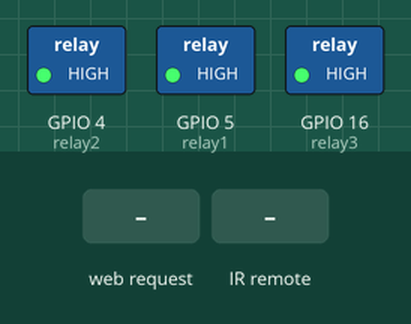
This sketch was run on a simulated ESP8266 (NodeMCU). Parts: switched loads named in the sketch (green lamp = pin HIGH). The inputs (shaded band) are chosen by the test bench. WiFi joins after 1.5 s; servers stay silent unless stated; network time is answered at once with the bench clock; EEPROM starts erased; what the sketch prints to the serial monitor is not drawn.

Above: at 2.7 s.
2.8 s: HTTP request GET /bleu received
At 3.7 s:
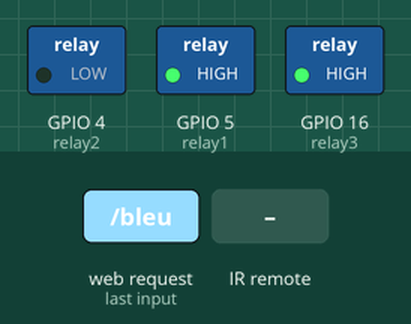
4.3 s: infrared code 0x155154 received
At 4.8 s:
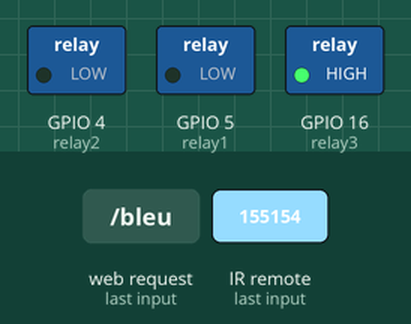
5.8 s: HTTP request GET /noir received
At 6.1 s:
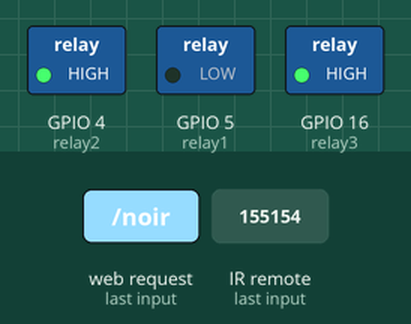
7.3 s: infrared code 0x155514 received
At 8.7 s:
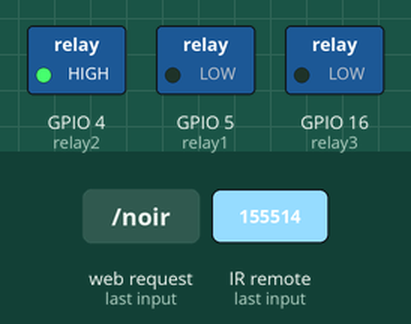
9.3 s: infrared code 0x154554 received
At 10.7 s:
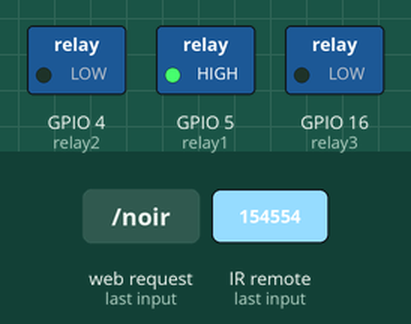
11.8 s: HTTP request GET /neutre received
At 13.1 s:
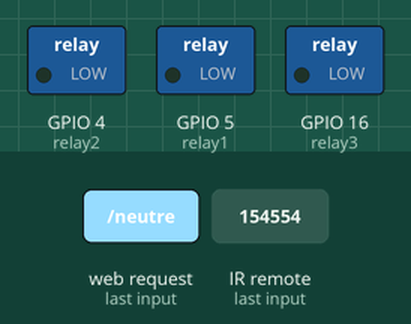
Timing chart, 0 to 14.3 s (numbered marks = the images above; inputs shaded):
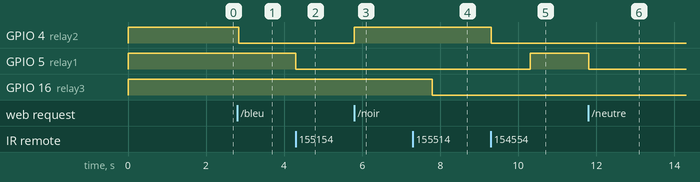

Measured:
- after the input at 2.8 s, GPIO 4 (relay2): HIGH → LOW at once
- after the input at 4.3 s, GPIO 5 (relay1): HIGH → LOW at once
- after the input at 5.8 s, GPIO 4 (relay2): LOW → HIGH at once
- after the input at 7.3 s, GPIO 16 (relay3): HIGH → LOW after 0.50 s
- after the input at 9.3 s, GPIO 4 (relay2): HIGH → LOW at once; GPIO 5 (relay1): LOW → HIGH after 1.0 s
- after the input at 11.8 s, GPIO 5 (relay1): HIGH → LOW at once

The sketch:

pool.ino
```cpp
  #include <ESP8266WiFi.h>
  #include <NTPClient.h>
  #include <WiFiUdp.h>
  #include <RCSwitch.h>
  #include <EEPROM.h>
WiFiUDP ntpUDP;
NTPClient timeClient(ntpUDP, "pool.ntp.org");
// Replace with your network credentials
const char* ssid = ""; // Input your wifi network name
const char* password = ""; // Input your wifi password

// Set web server port number to 80
WiFiServer server(80);
// Variable to store the HTTP request
String header;

// Auxiliar variables to store the current output state
int relay1State = 0;
int relay2State = 0;
int relay3State = 0;
int relaysoffState = 0;


int virtual1State = 0;
int virtual2State = 0;
int virtual3State = 0;
int virtualoffState = 0;


//heure
int interval= 5;
int interval2= 5;
int previousCounter = 5;
int currentCounter = 50;


// RF
RCSwitch RF = RCSwitch();
int onderf = 0;
int ondebleu = 1394004;
int ondeblanche = 1397076;
int ondenoir = 1397844;
int ondelampe = 1398036;
int rfpin = 14;


int relay1wantState = 0;
int relay2wantState = 0;
int relay3wantState = 0;
int relayswantoffState = 0;
unsigned long temp = 0;
unsigned long lasttemp = 0;

// Assign output variables to GPIO pins
const int relay1 = 5; // GPIO5 D1
const int relay2 = 4; // GPIO4 D2
const int relay3 = 16;
void setup() {
  Serial.begin(115200);

  RF.enableReceive(14); // PIN du receiver RF
  // Initialize the output variables as outputs
  pinMode(relay1, OUTPUT);
  pinMode(relay2, OUTPUT);
  pinMode(relay3, OUTPUT);
  // Set outputs to HIGH. relay active LOW

  // last states
  EEPROM.begin(4);//begin eeprom communication 4values
  relay1State = EEPROM.read(1);
  virtual1State = EEPROM.read(1);
  relay2State = EEPROM.read(2);
  virtual2State = EEPROM.read(2);
  relay3State = EEPROM.read(3);
  relay3wantState = EEPROM.read(3);
  relaysoffState = EEPROM.read(4);
  Serial.println(EEPROM.read(1));
  Serial.println(EEPROM.read(2));
  Serial.println(EEPROM.read(3));
  Serial.println(EEPROM.read(4));
  digitalWrite(relay1, EEPROM.read(1));
  digitalWrite(relay2, EEPROM.read(2));
  digitalWrite(relay3, EEPROM.read(3));


  // Connect to Wi-Fi network with SSID and password
  Serial.print("Connecting to ");
  Serial.println(ssid);
  WiFi.begin(ssid, password);
  while (WiFi.status() != WL_CONNECTED) {
    delay(500);
    Serial.print(".");
  }
  // Print local IP address and start web server
  Serial.println("");
  Serial.println("WiFi connected.");
  Serial.println("IP address: ");
  Serial.println(WiFi.localIP());
  server.begin();
  timeClient.begin();
  timeClient.setTimeOffset(7200);
}
void loop(){
  //WIFI reset
  currentCounter = millis();
  if (interval2 > 70000){
    Serial.println(relay1State);
    EEPROM.write(1, relay1State);
    EEPROM.write(2, relay2State);
    EEPROM.write(3, relay3State);
    EEPROM.write(4, relaysoffState);
    EEPROM.commit();
    Serial.println("suicide");
    ESP.reset();
  }
  interval = currentCounter - previousCounter;
  interval2 = interval2 + interval;

  previousCounter = currentCounter;


    //RF
  if (RF.available()) {
  // Getting RF VALUE
  onderf = RF.getReceivedValue();
  Serial.println(onderf);

  // IF value = x then do something
  if (onderf == ondebleu){
    Serial.println("ondebleu recue");
    relay1wantState = 1;
    virtual1State = 1;
    virtual2State = 0;
    virtualoffState = 0;
   }
  if (onderf == ondeblanche){
    Serial.println("onde blanche recue");
    relayswantoffState = 1;
    virtual1State = 0;
    virtual2State = 0;
    virtualoffState = 1;
   }
  if (onderf == ondenoir){
    Serial.println("onde noire recue");
    relay2wantState = 1;
    virtual1State = 0;
    virtual2State = 1;
    virtualoffState = 0;
   }
  if (onderf == ondelampe){
    Serial.println("onde lampe recue");
    if (relay3State == 1){
      relay3wantState = 0;
      delay(500);
    }
    else{
      relay3wantState = 1;
      delay(500);
    }
   }


    RF.resetAvailable();
  }


  // Bleu
  if (relay1wantState > 0) {
    relay1wantState = 0;
    if (relay2State == 0) {
    relaysoffState = 0;
    relay1State = 1;
    Serial.println("relay 2 was off putting relay 1 on");
    digitalWrite(relay1, 1);
     }

  else if (relay2State > 0) {
    Serial.println("relay 2 was on putting hem off delaying 1000ms and putting relay 1 on");
    relay2State = 0;
    relaysoffState = 0;
    relay1State = 1;
    digitalWrite(relay2, 0);
    delay(1000);
    digitalWrite(relay1, 1);
              }


            }


           // Noir
  if (relay2wantState > 0) {
    relay2wantState = 0;
    if (relay1State < 1) {
      Serial.println("relay 1 was off putting relay 2 on");
      relay2State = 1;
      relaysoffState = 0;
      digitalWrite(relay2, 1);
                }


    else if (relay1State > 0) {
      Serial.println("relay 1 was on putting hem off delaying 1000ms and putting relay 2 on");
      relay1State = 0;
      relaysoffState = 0;
      relay2State = 1;
      digitalWrite(relay1, 0);
      delay(1000);
      digitalWrite(relay2, 1);

              }
            }

            //Neutre
  if (relayswantoffState > 0) {
    relayswantoffState = 0;
    Serial.println("putting relays off");
    relay1State = 0;
    relay2State = 0;
    relaysoffState = 1;
    digitalWrite(relay1, 0);
    digitalWrite(relay2, 0);

            }


  //lampe
  if (relay3wantState > 0) {
    relay3State = 1;
    digitalWrite(relay3, 1);
    virtual3State = 1;
  }
  if (relay3wantState < 1) {
    relay3State = 0;
    digitalWrite(relay3, 0);
    virtual3State = 0;

  }


  WiFiClient client = server.available();   // Listen for incoming clients

  if (client) {                             // If a new client connects,
    Serial.println("");          // print a message out in the serial port
    String currentLine = "";                // make a String to hold incoming data from the client
    while (client.connected()) {            // loop while the client's connected
      if (client.available()) {             // if there's bytes to read from the client,
        char c = client.read();             // read a byte, then
        //Serial.write(c);                    // print it out the serial monitor
        header += c;
        if (c == '\n') {                    // if the byte is a newline character
          // if the current line is blank, you got two newline characters in a row.
          // that's the end of the client HTTP request, so send a response:
          if (currentLine.length() == 0) {
            // HTTP headers always start with a response code (e.g. HTTP/1.1 200 OK)
            // and a content-type so the client knows what's coming, then a blank line:
            client.println("HTTP/1.1 200 OK");
            client.println("Content-type:text/html");
            client.println("Connection: close");
            client.println();
            timeClient.update();


             // if they go on /var of the site then putting the var to 1
            if (header.indexOf("GET /bleu") >= 0) {
              relay1wantState = 1;
              virtual1State = 1;
              virtual2State = 0;
              virtualoffState = 0;
            }
            else if (header.indexOf("GET /noir") >= 0) {
              relay2wantState = 1;
              virtual1State = 0;
              virtual2State = 1;
              virtualoffState = 0;
            }
            else if (header.indexOf("GET /neutre") >= 0) {
              relayswantoffState = 1;
              virtual1State = 0;
              virtual2State = 0;
              virtualoffState = 1;
            }

            else if (header.indexOf("GET /lampe/alumme") >= 0) {
              relay3wantState = 1;
              virtual3State = 1;
            }
            else if (header.indexOf("GET /lampe/eteint") >= 0) {
              relay3wantState = 0;
              virtual3State = 0;
            }


            // Display the HTML web page
            client.println("<!DOCTYPE html><html>");
            client.println(" <head> <meta name=\"viewport\" content=\"width=device-width, initial-scale=1\">  <title>Volet Piscine</title>   <link rel=\"shortcut icon\"   href=\"http://limal.ml/piscine/logo.ico\" />   " );
            // CSS to style the on/off buttons
            // Feel free to change the background-color and font-size attributes to fit your preferences
            client.println("<style>html, body { font-family: Helvetica; display: block; margin: 0px auto; background-color: grey;position: fixed;}");
            client.println(".button { background-color: #35d0e8; border: none; height:25vh ;width: 70vw;         position: absolute;left: 25vw;top:5vh;  border-radius: 12px; color: white; font-size: 1000%;");
            client.println("margin: 2px; cursor: pointer;}");
            client.println(".button2 {background-color: black; height:25vh ;width: 90vw;      position: absolute;left: 5vw;top:65vh;border: none;   border-radius: 12px;color: white; font-size: 1000%;cursor: pointer;}");
            client.println(".button3 {background-color: white; height:25vh ;width: 90vw;  position: absolute;left: 5vw;top:35vh;border: none;   border-radius: 12px; color: black; font-size: 1000%;cursor: pointer;  }");


            client.println(".blampealumme {background-color: yellow; height:25vh ;width: 20vw;  position: absolute;left: 5vw;top:5vh;border: none;   border-radius: 12px; color: black; font-size: 1000%;cursor: pointer;  }");

            client.println(".blampeeteint {background-color: black; height:25vh ;width: 20vw;  position: absolute;left: 5vw;top:5vh;border: none;   border-radius: 12px; color: black; font-size: 1000%;cursor: pointer;  }");


            client.println(".textbox {width: 80px; border: 1px solid #333; padding: 16px 20px 0px 24px; background-image: linear-gradient(180deg, #fff, #ddd 40%, #ccc);}");
            //client.println(".titre {color: white;text-align: center;}");
            client.println("#container {width: 100%; height: 100%; margin-left: 5px; margin-top: 20px; padding: 10px; display: -webkit-flex; -webkit-justify-content: center; display: flex; justify-content: center;} ");

            client.println("</style></head>");


            // Web Page Heading
            //client.println("<body><h1 class=\"titre\" >Piscine</h1>");

            // Display current state, and ON/OFF buttons for GPIO 5
            client.println("<div id=\"container\">");
            // If the relay1State is off, it displays the ON button
            if (virtual1State < 1) {
              client.println("<a href=\"/bleu\"><button class=\"button\"></button></a></p>");
            } else {
              client.println("<a href=\"/bleu\"><button class=\"button button\">-></button></a></p>");
            }
            client.println("</div>");


            client.println("<div id=\"container\">");
            if (virtualoffState < 1) {
              client.println("<a href=\"/neutre\"><button class=\"button3\"></button></a></p>");
            } else {
              client.println("<a href=\"/neutre\"><button class=\"button3\">-></button></a></p>");
            }
            client.println("</div>");


            client.println("<div id=\"container\">");
            if (virtual3State < 1) {
              client.println("<a href=\"/lampe/alumme\"><button class=\"blampeeteint\"></button></a></p>");
            } else {
              client.println("<a href=\"/lampe/eteint\"><button class=\"blampealumme\"></button></a></p>");
            }
            client.println("</div>");


            // Display current state, and ON/OFF buttons for GPIO 4
            client.println("<div id=\"container\">");
            // If the relay2State is off, it displays the ON button
            if (virtual2State < 1) {
              client.println("<a href=\"/noir\"><button class=\"button2\"></button></a></p>");
            } else {
              client.println("<a href=\"/noir\"><button class=\"button button2\">-></button></a></p>");
            }
            client.println("</div>");


            client.println("</body></html>");

            // The HTTP response ends with another blank line
            client.println();
            // Break out of the while loop
            break;
          } else { // if you got a newline, then clear currentLine
            currentLine = "";
          }
        } else if (c != '\r') {  // if you got anything else but a carriage return character,
          currentLine += c;      // add it to the end of the currentLine
        }
      }
    }
    // Clear the header variable
    header = "";
    // Close the connection
    client.stop();

    Serial.println("");
    Serial.println("");
  }
}
```
